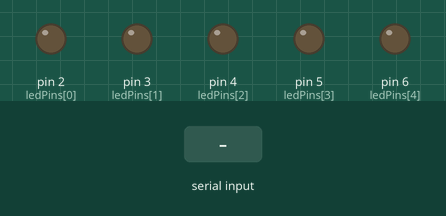
Simulated run of this sketch. Board: Arduino Uno, built with avr-gcc and run on an emulated ATmega328P. Parts: output pins drawn as LEDs (lit = HIGH). The inputs (shaded band) are chosen by the test bench.

Above: at 1.2 s.
1.3 s: "90,45\n" received over Serial
At 2.1 s:
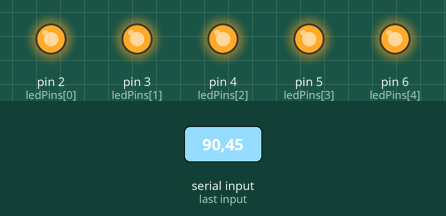
Timing chart, 0 to 4.3 s (numbered marks = the images above; inputs shaded):
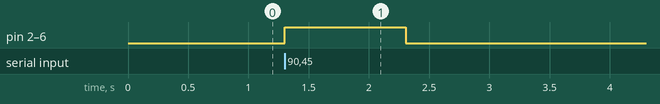

Measured:
- after the input at 1.3 s, pin 2 (ledPins[0]), pin 3 (ledPins[1]), pin 4 (ledPins[2]), pin 5 (ledPins[3]), pin 6 (ledPins[4]): LOW → HIGH at once, → LOW 1.0 s later

The sketch:

best_Led_hand.ino
```cpp
int ledPins[] = {2, 3, 4, 5, 6};
int ledCount = 5;

void setup() {
  for (int i = 0; i < ledCount; i++) {
    pinMode(ledPins[i], OUTPUT);
    digitalWrite(ledPins[i], LOW);
  }

  // Start serial communication
  Serial.begin(9600);
}

void loop() {
  if (Serial.available() > 0) {
    int total = Serial.parseInt();
    updateLEDs(total);
  }
}

void updateLEDs(int total) {
  for (int i = 0; i < ledCount; i++) {
    if (i < total) {
      digitalWrite(ledPins[i], HIGH);
    } else {
      digitalWrite(ledPins[i], LOW);
    }
  }
}
```
